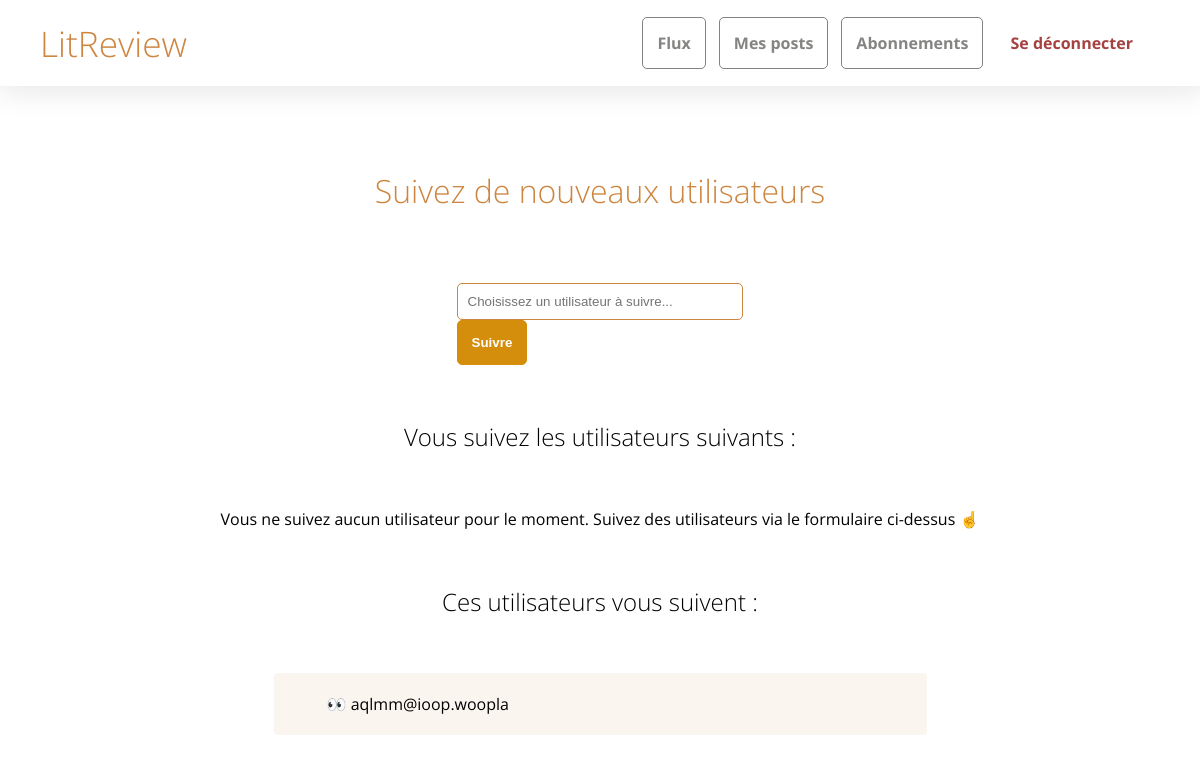
Page /app/follow/ (signed in) on the earlier database version.
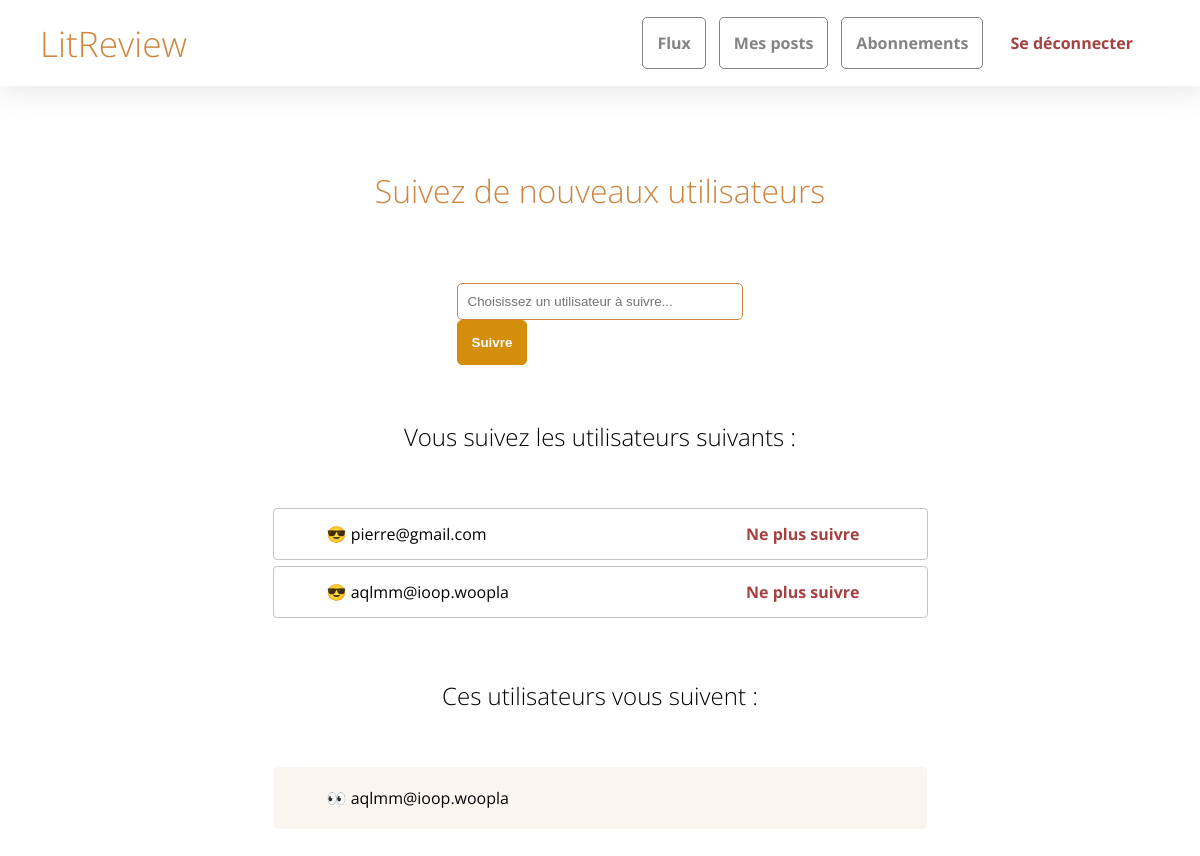
Same page on the later database version.
### bookreviews/models.py (models this page shows, shortened)
class UserFollows(models.Model):
    user = models.ForeignKey(to=settings.AUTH_USER_MODEL, on_delete=models.CASCADE, related_name='following')
    followed_user = models.ForeignKey(to=settings.AUTH_USER_MODEL,
                                      on_delete=models.CASCADE, related_name='followed_by')
    class Meta:
        unique_together = ('user', 'followed_user', )

### registration/models.py (models this page shows)
class User(AbstractUser):
    username = None
    email = models.EmailField(_('email address'), unique=True)
    USERNAME_FIELD = 'email'
    REQUIRED_FIELDS = []
    objects = UserManager()

### bookreviews/views.py (the view, shortened to what this page needs)
# urls.py: path('follow/', views.follow, name='follow_view'),
@login_required()
def follow(request):
    if request.method == 'GET':
        i_follow = UserFollows.objects.filter(user=request.user)
        my_followers = UserFollows.objects.filter(followed_user=request.user)
        autocomplete = User.objects.exclude(
            Q(email__in=[usr.followed_user for usr in i_follow]) |
            Q(email=request.user.email))
        return render(
            request,
            'bookreviews/follow.html',
            {'i_follow': i_follow,
             'my_followers': my_followers,
             'all_users': autocomplete}
        )

### bookreviews/templates/bookreviews/follow.html (shortened to what this page needs)
{% extends "bookreviews/base.html" %}
{% block content %}
    <h1>Suivez de nouveaux utilisateurs</h1>
    <div>
        <form method="post">
            <input type="search" name="email" list="choices" placeholder="Choisissez un utilisateur à suivre...">
            <button type="submit">Suivre</button>
          </form>
    </div>
    <h2 class="subtitle">Vous suivez les utilisateurs suivants :</h2>
    <div>
            {% for usr in i_follow %}
            <div class="user-follow"><span>😎 {{ usr.followed_user }}</span><a class="last-item"href="{% url 'unfollow_view' user_id=usr.followed_user.id%}">Ne plus suivre</a></div>
            {% empty %}
            <span>Vous ne suivez aucun utilisateur pour le moment. Suivez des utilisateurs via le formulaire ci-dessus ☝️</span>
            {% endfor %}
    </div>
    <h2 class="subtitle">Ces utilisateurs vous suivent :</h2>
    <div>
            {% for usr in my_followers %}
            <div class="user-follow-bis">👀 {{ usr.user }}</div>
            {% empty %}
            <span>Vous n'êtes pas très populaire. Personne ne vous suit 👀</span>
            {% endfor %}
    </div>
{% endblock %}

Differences in the rows shown:
added UserFollows: followed_user "pierre@gmail.com", shown under "Vous suivez les utilisateurs suivants :"
added UserFollows: followed_user "aqlmm@ioop.woopla", shown under "Vous suivez les utilisateurs suivants :"
Other differences:
text no longer shown: "Vous ne suivez aucun utilisateur pour le moment. Suivez des utilisateurs via le formulaire ci-dessus ☝️"
